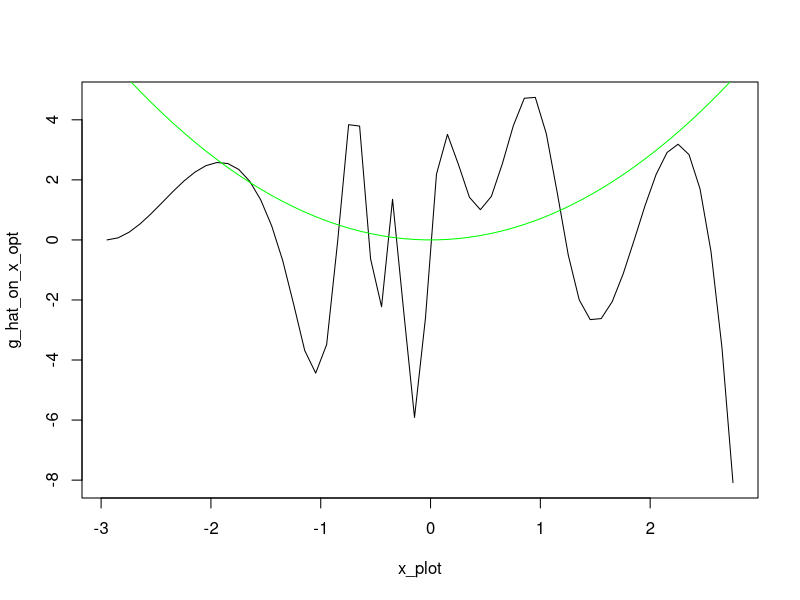
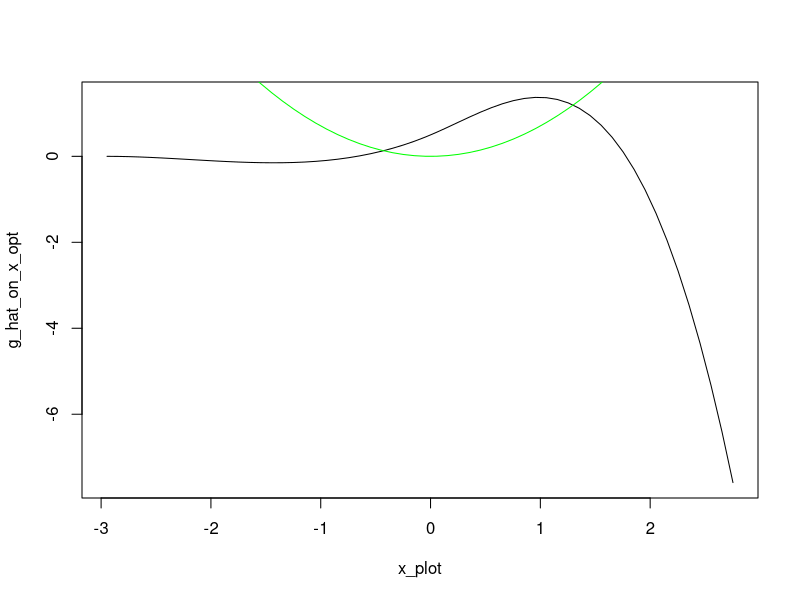

R code for these plots, in order:
#### Packages ####
library(splines)
library(MASS)
library(caret)
library(expm)

#### Estimate the gamma in the series estimation ####
kernel_functions <- function(x,ker='normal',knorm="sq")
{
  # Densities such as the integral of the square of the density is one if knorm is sq 
  # or such that the sd is one if knorm is sd.
  if (ker=='normal') 
  { 
    s <- switch(knorm,
                sd = 1,
                sq = 1/(2*sqrt(pi)))
    aux <- exp(- x^2 /(2*s^2)) / (sqrt(2*pi)*s)
  }
  if (ker=='triangle')
  {
    s <- switch(knorm,
                sd = sqrt(6),
                sq = (2/3))
    aux <- (s-abs(x))
    aux <- aux * (aux >0)/s^2
  }
  if (ker=='laplace')
  {
    s <- switch(knorm,
                sd = 1/sqrt(2),
                sq = 1/4)
    aux <- exp(-abs(x)/s)/(2*s)
  }
  return(aux)
}

create_W <- function(W, h=1 ,ker='normal',knorm="sq",remove=FALSE)
{
  #   ICM and smoothing matrix 
  #   If no bandwidth is provided for the function, h=1 is used  (no smoothing)
  #   The principle diagonal is replaced with zeros if remove = TRUE.
  n_w <- length(W)
  mat <- sapply(W,function(e) W - e*pracma::ones(n_w,1))
  wmat <-  kernel_functions(mat / h,ker=ker,knorm=knorm)/h; # kernel smoothing 
  # principle diagonal of the matrix replaced with zeros
  if (remove==TRUE) wmat <-  wmat - diag(diag(wmat))
  return(wmat/(n_w**2))
}

# splines
create_P_splines <- function(x, Z, J, degree){
  knots = quantile(Z, probs = seq(0, 1, length.out = J))
  return(bs(x, knots = knots, degree = degree, intercept = FALSE)[,1:length(knots)+degree-1])}

#trigo
p_j_trigo_0_1 <-function(j, J, z){
  a = 2*pi*j*z
  #print(a)
  if (j==1){
    return(1)
  }
  if (j%%2 == 0){
    cos_val = cos(a)
    return(sqrt(2)*cos_val)
  }
  else{
    sin_val = sin(a)
    return(sqrt(2)*sin_val)
  }
}

#hist
p_j_hist_0_1 <-function(j, J, z){
  l = length(z)
  if (l>1){
    res = rep(0, l)
    for (i in 1:l){
      if (z[i] >= (j - 1) / J && z[i] < j / J) {
        res[i] = sqrt(J)
      } else {
        res[i] = 0
      }
    }
    return(res)}
  else{
    if (z >= (j - 1) / J && z < j / J) {
      return(sqrt(J))
    } else{
      return(0)
    }
  }
}

# generalize for interval [a,b] : en fait ici on peut dire qu'on normalise Z entre 0 et 1
basis_a_b <-function(j, J, z, a, b, p_j_0_1){
  return(p_j_0_1(j,J,((z-a)/(b-a)))/sqrt(b-a))
}

# create P
create_P <- function(z_eval, J, Z, p_j, degree, spline_bool){
  n = length(Z)
  a = min(Z)
  b = max(Z)
  P = matrix(0, n, J)
  if (spline_bool == 0){
    for (j in 1:J){
      if (a!=b){
        for (i in 1:n){
          P[i,j] = basis_a_b(j, J, Z[i], a, b, p_j)}}
      else{
        P[i,j] = p_j(j, J, Z[i])
      }
    }
  }
  else{
    P <- create_P_splines(z_eval, Z, J, degree)
  }
  return(P)
}

# compute gamma_hat
estimation_gamma <- function(J, W, Z, Y, p_j, bool_splines, degree){
  n = length(Z)
  a = min(Z)
  b = max(Z)
  #compute Omega
  Omega <- create_W(W)
  
  #compute P
  P <- create_P(Z, J, Z, p_j, degree, bool_splines)
  
  #compute gamma
  gamma_step = t(P)%*%Omega%*%Y
  gamma_step_invert = solve(t(P)%*%Omega%*%P)
  gamma_hat = gamma_step_invert%*%gamma_step
  
  return(gamma_hat)
}

# Compute g_hat
g_hat <- function(z, J, p_j, gamma_hat, a, b){
  p_j_vector = rep(0, J)
  for (j in 1:J){
    p_j_vector[j] = basis_a_b(j, J, z, a, b, p_j)
  }
  return(sum(gamma_hat*p_j_vector))
}


#### Simulation 1 from Chen ####
g_sim_1 <- function(z, case){
  return(sin(4*z)*log(z))
}

simulate_data_1 <- function(data_param, g_sim, case){
  n = data_param[1]
  corr = data_param[2]
  
  U_V = mvrnorm(n, mu = c(0, 0), Sigma = matrix(c(1, corr, corr, 1),ncol = 2))
  
  U = U_V[,1]
  V = U_V[,2]
  X = rnorm(n, 0, 1)
  W = pnorm(X, 0, 1)
  D = rbinom(n, 1, 0.5)
  Z = pnorm(D*(X+V)+(1-D)*V)

  Y = g_sim(Z, none) + U
  
  return(list(U = U, V = V, X = X, W = W, D = D, Z = Z, Y = Y))
}

#data_param_1 = (n, corr)
n = 1250 #2500, 5000, 10 000
corr = 0.75
data_param_1 = c(n, corr)

simul_1 = simulate_data_1(data_param_1, g_sim_1, none) 


#### Simulation 2 from Chen ####
n = 1250 #2500, 5000, 10 000
Z = runif(n,0,1)
U = rnorm(n,0,1)
g_sim_2 <- function(z, case){
  return(sin(15*pi*z)*cos(z))
}

Y = g_sim_2(Z,none) + U

#attention ici pas d'instrument : à réfléchir




#### Simulation 3 #### 
simulate_data_3 <- function(data_param, g_sim, case){
  n = data_param[1]
  rhoev = data_param[2]
  rhowz = data_param[3]
  
  W = rnorm(n, 0, 1)
  V = rnorm(n, 0, 1)
  
  beta = sqrt((rhoev**2)/(1 - rhoev**2))
  Z = (beta*W + V)/sqrt(1+beta**2)
  
  eta = rnorm(n, 0, 1)
  a = sqrt((rhowz**2)/(1 - rhowz**2))
  eps = (a*V + eta)/sqrt(1+beta**2)
  
  Y = g_sim(Z,case) + eps
  
  return(list(W = W, V = V, Z = Z, Y = Y, eps = eps))
}

g_sim_3 <- function(x,case)  
{
  switch(case,  
         x,
         x^2/sqrt(2),
         sqrt(3*sqrt(3))*x*exp(-(x^2)/2),
         sqrt(3)*x*sin(pi*x/2),
         4*exp(-abs(x)) , 
         log(abs(x-1)+1)*ifelse(x>1,1,-1)*sqrt(10/3),
         sqrt(2)*x*cos(pi*x),
         (log(abs(x-1)+1)*ifelse(x>1,1,-1)*sqrt(10/3) - 0.6*x+ (x^3)*2)/8
  )
}


#n = 200 #or 400
#rhoev = 0.5 #0.8, 0.8
#rhowz = 0.9 #0.9, 0.7

data_param_3 = c(200, 0.5, 0.9)
simul_3 = simulate_data_3(data_param_3, g_sim_3, 2) #utilisent que le cas 2 et 3 dans le papier lapenta


#### Selection of J by cross-validation on M ####
calcul_M_g_hat <- function(gamma_hat, J, Z, Y, W, p_j_hat, bool_splines, degree){
  Omega <- create_W(W)
  M = 0 
  a = min(Z)
  b = max(Z)
  n = length(Z)
  g_hat_on_Z <- rep(0, n)
  if (bool_splines == 0){
    for (i in 1:n){
      g_hat_on_Z = g_hat(Z[i], J, p_j_hat, gamma_hat, a, b)
    }}
  else{
    basis <- create_P_splines(Z, Z, J, degree)
    g_hat_on_Z <- basis%*%gamma_hat
  }
  
  for (i in 1:n){
    for (j in 1:n){
      M = M + (Y[i] - g_hat_on_Z[i])*(Y[j] - g_hat_on_Z[j])*Omega[i,j]
    }
    return(M/(n**2))
  }}


calcul_M_true_g <- function(g, J, Z, Y, W){
  M = 0
  Omega <- create_W(W)
  for (i in 1:n){
    for (j in 1:n){
      M = M + (Y[i] - g(Z[i]))*(Y[j] - g(Z[j]))*Omega[i,j]
    }
    return(M/(n**2))
  }}

calcul_M_g_hat_test_sample <- function(g_hat_on_Z_test, Omega, n_test, Y_test){
  M = 0
  for (i in 1:n_test){
    for (j in 1:n_test){
      M = M + (Y_test[i] - g_hat_on_Z_test[i])*(Y_test[j] - g_hat_on_Z_test[j])*Omega[i,j]
    }
    return(M/(n_test**2))
  }}


#we want to minimize M so we choose J such that M is minimal
sample_train_test <- function(Z, Y, W, p_train){
  # Create a single data frame with all variables
  df <- data.frame(Z = Z, Y = Y, W = W)
  
  # Create bins based on the X variable (you can modify the binning logic if needed)
  bins <- cut(df$Z, breaks = 3, labels = FALSE)
  
  # Sample indices for the training set using bins for stratification
  index_train <- createDataPartition(bins, p = p_train, list = FALSE)
  
  # Indices for the validation set (complementary to train indices)
  index_val <- setdiff(seq_len(nrow(df)), index_train)
  
  # Create train and validation sets based on indices
  train_set <- df[index_train, ]
  val_set   <- df[index_val, ]
  
  # Return the training and validation sets
  return(list(
    Z_train = train_set$Z, Y_train = train_set$Y, W_train = train_set$W,
    Z_validation = val_set$Z, Y_validation = val_set$Y, W_validation = val_set$W
  ))
}

optimization_CV_M <- function(Z, W, Y, vect_J_to_test, p_train, p_j, bool_splines, degree, x_plot, case, true_g){
  gamma_hat_list <- vector("list", length(vect_J_to_test))
  a = min(Z)
  b = max(Z)
  M_values <- numeric(length(vect_J_to_test))
  n = length(Z)
  
  # split the data in training and test set
  sampled_data <- sample_train_test(Z, Y, W, p_train)
  Z_train <- sampled_data$Z_train
  Y_train <- sampled_data$Y_train
  W_train <- sampled_data$W_train
  Z_validation <- sampled_data$Z_validation
  Y_validation <- sampled_data$Y_validation
  W_validation <- sampled_data$W_validation
  n_train <- length(Z_train)
  
  # compute gamma_hat_train and g_hat_train for the training set
  for (j in 1:length(vect_J_to_test)){
    #compute gamma_hat_train
    gamma_hat <- estimation_gamma(vect_J_to_test[j],W_train,Z_train,Y_train,p_j, bool_splines, degree)
    gamma_hat_list[[j]] <- gamma_hat
    
    # compute the prediction of g_hat_train on the test set 
    n_val <- length(Z_validation)
    if (bool_splines == 0){ 
      g_hat_on_Z_val = rep(0, n_val)
      for (i in 1:n_val){
        g_hat_on_Z_val[i] <- g_hat(Z_validation[i], vect_J_to_test[j], p_j, gamma_hat, a, b)
      }}
    else{
      basis <- create_P_splines(Z_validation, Z_train, vect_J_to_test[j], degree)
      g_hat_on_Z_val <-  basis%*%gamma_hat
    }
    
    # compute M and store it 
    Omega_val <- create_W(W_validation)
    M_values[j] <- calcul_M_g_hat_test_sample(g_hat_on_Z_val, Omega_val, n_val, Y_validation)
  }
  
  # return J corresponding to the smallest MSE
  J_opt = vect_J_to_test[which.min(M_values)]
  print(c(M_values, J_opt))
  gamma_hat <- estimation_gamma(J_opt,W,Z,Y,p_j, bool_splines, degree)
  
  g_hat_on_x_opt = rep(0, length(x_plot))
  if (bool_splines == 0){ 
    for (i in 1:length(x_plot)){
      g_hat_on_x_opt[i] <- g_hat(x_plot[i], J_opt, p_j, gamma_hat, a, b)
    }}
  else{
    basis <- create_P_splines(x_plot, Z, J_opt, degree)
    g_hat_on_x_opt <- basis%*%gamma_hat
  }
  
  g_on_x = true_g(x_plot, case)
  plot(x_plot, g_hat_on_x_opt, type = 'l', col = 'black')
  lines(x_plot, g_on_x, type = 'l', col = 'green')
  
  return(J_opt)
  
}


#simulation 1 
#data_param_1 = c(1250, 0.75)
#simul_1 <- simulate_data_1(data_param_1, g_sim_1, none)
#vect_J_to_test = seq(3, 10, by = 1)
#x = seq(min(Z), max(Z), by = 0.1)
#optimization_CV_M(simul_1$Z, simul_1$W, simul_1$Y, vect_J_to_test, 0.6, p_j_trigo_0_1, 0, none, x, none, g_sim_1)

#vect_J_to_test = seq(3, 10, by = 1)
#x = seq(min(Z), max(Z), by = 0.1)
#optimization_CV_M(simul_1$Z, simul_1$W, simul_1$Y, vect_J_to_test, 0.6, none, 1, 3, x, none, g_sim_1)


#simulation 3 : avec base trigo, pas l'impression que ça fonctionne de ouf
data_param_3 = c(200, 0.5, 0.9)
simul_3 = simulate_data_3(data_param_3, g_sim_3, 2) 

#vect_J_to_test = seq(3, 20, by = 1)
#x = seq(min(Z), max(Z), by = 0.1)
#optimization_CV_M(simul_3$Z, simul_3$W, simul_3$Y, vect_J_to_test, 0.8, p_j_trigo_0_1, 0, none, x, 2, g_sim_3)

Z <- simul_3$Z
W <- simul_3$W
Y <- simul_3$Y
vect_J_to_test = seq(3, 20, by = 1)
x = seq(min(Z), max(Z), by = 0.1)
J_opt_CV_spline = optimization_CV_M(Z, W, Y, vect_J_to_test, 0.8, none, 1, 3, x, 2, g_sim_3)


#### Selection of J by cross-validation on the MSE ####
optimization_CV_MSE <- function(Z, W, Y, vect_J_to_test, p_train, p_j, bool_splines, degree, x_plot, case, true_g){
  gamma_hat_list <- vector("list", length(vect_J_to_test))
  a = min(Z)
  b = max(Z)
  MSE_values <- numeric(length(vect_J_to_test))
  n = length(Z)
  
  # split the data in training and test set
  sampled_data <- sample_train_test(Z, Y, W, p_train)
  Z_train <- sampled_data$Z_train
  Y_train <- sampled_data$Y_train
  W_train <- sampled_data$W_train
  Z_validation <- sampled_data$Z_validation
  Y_validation <- sampled_data$Y_validation
  W_validation <- sampled_data$W_validation
  n_train <- length(Z_train)
  
  # compute gamma_hat_train and g_hat_train for the training set
  for (j in 1:length(vect_J_to_test)){
    #compute gamma_hat_train
    gamma_hat <- estimation_gamma(vect_J_to_test[j],W_train,Z_train,Y_train,p_j, bool_splines, degree)
    gamma_hat_list[[j]] <- gamma_hat
    
    # compute the prediction of g_hat_train on the test set 
    n_val <- length(Z_validation)
    if (bool_splines == 0){ 
      g_hat_on_Z_val = rep(0, n_val)
      for (i in 1:n_val){
        g_hat_on_Z_val[i] <- g_hat(Z_validation[i], vect_J_to_test[j], p_j, gamma_hat, a, b)
      }}
    else{
      basis <- create_P_splines(Z_validation, Z_train, vect_J_to_test[j], degree)
      g_hat_on_Z_val <-  basis%*%gamma_hat
    }
    
    # compute MSE and store it
    MSE = sum((g_hat_on_Z_val - Z_validation)**2)
    MSE_values[j] = MSE
     }
  
  # return J corresponding to the smallest MSE
  J_opt = vect_J_to_test[which.min(MSE_values)]
  print(c(MSE_values, J_opt))
  gamma_hat <- estimation_gamma(J_opt,W,Z,Y,p_j, bool_splines, degree)
  
  g_hat_on_x_opt = rep(0, length(x_plot))
  if (bool_splines == 0){ 
    for (i in 1:length(x_plot)){
      g_hat_on_x_opt[i] <- g_hat(x_plot[i], J_opt, p_j, gamma_hat, a, b)
    }}
  else{
    basis <- create_P_splines(x_plot, Z, J_opt, degree)
    g_hat_on_x_opt <- basis%*%gamma_hat
  }
  
  g_on_x = true_g(x_plot, case)
  plot(x_plot, g_hat_on_x_opt, type = 'l', col = 'black')
  lines(x_plot, g_on_x, type = 'l', col = 'green')
  
  return(J_opt)
  
}

#simulation 1 
#data_param_1 = c(1250, 0.75)
#simul_1 <- simulate_data_1(data_param_1, g_sim_1, none)
#vect_J_to_test = seq(3, 10, by = 1)
#x = seq(min(Z), max(Z), by = 0.1)
#optimization_CV_MSE(simul_1$Z, simul_1$W, simul_1$Y, vect_J_to_test, 0.6, p_j_trigo_0_1, 0, none, x, none, g_sim_1)

#vect_J_to_test = seq(3, 10, by = 1)
#x = seq(min(Z), max(Z), by = 0.1)
#optimization_CV_MSE(simul_1$Z, simul_1$W, simul_1$Y, vect_J_to_test, 0.6, none, 1, 3, x, none, g_sim_1)


#simulation 3 
#data_param_3 = c(200, 0.5, 0.9)
#simul_3 = simulate_data_3(data_param_3, g_sim_3, 2) 

#vect_J_to_test = seq(3, 20, by = 1)
#x = seq(min(Z), max(Z), by = 0.1)
#optimization_CV_MSE(simul_3$Z, simul_3$W, simul_3$Y, vect_J_to_test, 0.8, p_j_trigo_0_1, 0, none, x, 2, g_sim_3)


#vect_J_to_test = seq(3, 20, by = 1)
#x = seq(min(Z), max(Z), by = 0.1)
J_opt_CV_MSE_splines = optimization_CV_MSE(Z, W, Y, vect_J_to_test, 0.8, none, 1, 3, x, 2, g_sim_3)




#### Selection of J by Lepski 1 (Comte) #### 

#### Lepski with bootstrap ####
calcul_s_J <- function(J, W, Z, Y, p_j, bool_splines, degree){
  n = length(W)
  
  Omega <- create_W(W)
  Phi <- create_P(Z, J, Z, p_j, degree, bool_splines)
  tPhi_Phi <- t(Phi)%*%Phi
  
  inverse_tPhi_Phi <- solve(tPhi_Phi)
  sqrt_inverse_tPhi_Phi <- sqrtm(inverse_tPhi_Phi)
  res_mat <- n*sqrt_inverse_tPhi_Phi%*%t(Phi)%*%Omega%*%Phi%*%sqrt_inverse_tPhi_Phi
  
  min_eigen_val <- min(eigen(res_mat)$values)
  
  return(min_eigen_val)}


compute_M_bootstrap <- function(J, W, Z, Y, p_j, bool_splines, degree){
  n = length(Z)
  #compute Omega
  Omega <- create_W(W)
  
  #compute P
  P <- create_P(Z, J, Z, p_j, degree, bool_splines)
  
  #compute gamma
  M_boot_step = t(P)%*%Omega
  M_boot_step_invert = solve(t(P)%*%Omega%*%P)
  M_boot = M_boot_step_invert%*%M_boot_step
  
  return(M_boot)
}


calcul_hat_g_on_Z <- function(j, Z, p_j, gamma_hat, a, b, Z_to_evaluate, degree, bool_splines){
  g_hat_on_x <- rep(0, length(Z_to_evaluate))
  if (bool_splines == 0){
    for (i in 1:length(Z_to_evaluate)){
      g_hat_on_Z <- g_hat(Z_to_evaluate[i], j, p_j, gamma_hat, a, b)
    }
  }
  else{
    basis <- create_P_splines(Z_to_evaluate, Z, j, degree)
    if (length(gamma_hat)>1){
    g_hat_on_Z <- basis%*%gamma_hat}
    else {
      g_hat_on_Z <- gamma_hat*sum(basis)
    }
  }
  return(g_hat_on_Z)
}


create_matrix_U <- function(u_j, u_j_prime){
  n = length(u_j)
  res_mat <- matrix(0, nrow = n, ncol = n)
  for (i in 1:n){
    res_mat[i,i] = u_j[i]*u_j_prime[i]
  }
  return(res_mat)
}
  
  
T_stat_D <- function(x_grid, Y, Z, W, p_j, degree, bool_splines, I_hat, w_vector, list_M_boot, matrix_sigma_all_j_all_x, matrix_all_u, matrix_sigma_all_j_j2_all_x){
  I_hat = sort(I_hat)
  length_I_hat = length(I_hat)
  
  diff_matrix_allx <- replicate(length(x_grid), matrix(0, length_I_hat, length_I_hat), simplify = FALSE)#matrice des diff de D_j
  matrix_ratio_allx <-  replicate(length(x_grid), matrix(0, length_I_hat, length_I_hat), simplify = FALSE)
  
  for (j_index in 1:length(I_hat)){
    j = I_hat[j_index]
    u_hat_j = matrix_all_u[j_index,] #chaque ligne correspond au vecteur des erreurs de prédiction pour J = valeur de la ligne
    u_star_j = u_hat_j*w_vector #on calcule le vecteur bootstrap
    
    P_j_on_x <- create_P(x_grid, j, Z, p_j, degree, bool_splines)
    D_j_star = P_j_on_x%*%list_M_boot[[j]]%*%u_star_j #vecteur de taille nx
    
    for (j_prime_index in j_index:length(I_hat)){
      j_prime = I_hat[j_prime_index]
      
      #compute u_star_j_prime
      u_hat_j_prime = matrix_all_u[j_prime_index,]
      u_star_j_prime = u_hat_j_prime*w_vector
      
      #compute D_j_prime sur les x
      P_j_prime_on_x <- create_P(x_grid, j_prime, Z, p_j, degree, bool_splines)
      D_j_prime_star = P_j_prime_on_x%*%list_M_boot[[j_prime]]%*%u_star_j_prime #vecteur de taille x
    }
    
    #Stockage des résultats
    for (x_index in 1:length(x_grid)){
      diff_matrix_allx[[x_index]][j_index, j_prime_index] =abs(D_j_prime_star[x_index] - D_j_star[x_index]) 
      
      sigma_j_x = matrix_sigma_all_j_all_x[j_index, x_index]
      sigma_j_prime_x = matrix_sigma_all_j_all_x[j_prime_index, x_index]
      sigma_j_j_prime_x = matrix_sigma_all_j_j2_all_x[[x_index]][j_index, j_prime_index]
      sigma_val_x = sigma_j_x + sigma_j_prime_x - 2*sigma_j_j_prime_x
      
      if (sigma_val_x !=0){ #attention on a des sigma = 0 (bizarre) et donc pb
        matrix_ratio_allx[[x_index]][j_index, j_prime_index] = diff_matrix_allx[[x_index]][j_index,j_prime_index]/sqrt(sigma_val_x)
      }}  
    vec_max <- rep(0, length(x_grid))
    for (x_index in 1:length(x_grid)){
      vec_max[x_index] = max(matrix_ratio_allx[[x_index]])
    }
    
    return(max(vec_max))}}


compute_J_hat <- function(theta_star, I_hat, x_grid, p_j, matrix_gamma, matrix_sigma_all_j_all_x, matrix_sigma_all_j_j2_all_x){
  j_index = 1
  J = I_hat[j_index]
  ratio = calcul_ratio(J, j_index, I_hat, x_grid, p_j, matrix_gamma, matrix_sigma_all_j_all_x, matrix_sigma_all_j_j2_all_x)
  while (ratio > 1.1*theta_star){
    j_index = j_index + 1 
    J = I_hat[j_index]
    ratio = calcul_ratio(J, j_index, I_hat, x_grid, p_j, matrix_gamma, matrix_sigma_all_j_all_x, matrix_sigma_all_j_j2_all_x)
  }
  
  return(J)
}

calcul_ratio <- function(J, J_index, I_hat, x_grid, p_j, matrix_gamma, matrix_sigma_all_j_all_x, matrix_sigma_all_j_j2_all_x){
  length_I_hat = length(I_hat)
  res_mat <- matrix(0, length_I_hat, length(x_grid))
  
  P_j_on_x <- create_P(x_grid, J, Z, p_j, degree, bool_splines) #on crée la base pour J donné
  if (J>1){
    g_hat_J_x <- P_j_on_x%*%matrix_gamma[J_index,][1:J]
  }else{
    g_hat_J_x <- matrix_gamma[J_index,][1:J]*P_j_on_x}
  
  
  sigma_J_vect <- matrix_sigma_all_j_all_x[J_index,]
  
  for (J_prime_index in J_index:length(I_hat)){
    J_prime = I_hat[J_prime_index]
    P_j_prime_on_x <- create_P(x_grid, J_prime, Z, p_j, degree, bool_splines)
    if (J>1){
      g_hat_J_prime_x <- P_j_prime_on_x%*%matrix_gamma[J_prime_index,][1:J_prime]
    }else{
      g_hat_J_prime_x <- matrix_gamma[J_index,][1:J_prime]*P_j_prime_on_x}
    
    sigma_J_prime_vect <- matrix_sigma_all_j_all_x[J_prime_index,]
    for (x_index in 1:length(x_grid)){
      sigma_J_J_prime <- abs(matrix_sigma_all_j_all_x[J_index,x_index]^{2} + matrix_sigma_all_j_all_x[J_prime_index,x_index]^{2} - 2*matrix_sigma_all_j_j2_all_x[[x_index]][J_index, J_prime_index])
      denom = sqrt(sigma_J_J_prime)
      if (denom!=0){
        res_mat[J_prime_index, x_index] = abs(g_hat_J_prime_x[x_index] - g_hat_J_x[x_index])/(denom)
      }}
  }
  return(max(res_mat))
}

valid_dim <- function(J){
  if (J>0){
    return(TRUE)
  }
  else{
    return(FALSE)
  }
  
}

lepski_bootstrap <- function(n_boot,valid_dim,x_grid, W, Z, Y, p_j, bool_splines, degree){
  n = length(W)
  
  #code fonctionne mais pb ça ne s'arrête pas... définir un J_max à la main en attendant, leur critère n'est peut-être pas le bon pour nous
  #s_1 = 1/calcul_s_J(1, W, Z, Y, p_j, bool_splines, degree)
  #s_2 = 1/calcul_s_J(2, W, Z, Y, p_j, bool_splines, degree)
  #prev_ratio = s_1*1*sqrt(log(1))/sqrt(n) 
  #new_ratio = s_2*2*sqrt(log(2))/sqrt(n)
  
  #if ((prev_ratio <= 10 && new_ratio > 10)) {
  #  J = 2
  #} else {
  #  J = 2
  #  while (!(prev_ratio <= 10 && new_ratio > 10)) {
  #    print(c(prev_ratio, new_ratio))
  #    J = J + 1
      
      # Look for a valid J
  #    while (!valid_dim(J)) {  
  #      J = J + 1}
      
      # Calculate s_hat_J and update ratios
  #    s_hat_J = calcul_s_J(J, W, Z, Y, p_j, bool_splines, degree)
  #    prev_ratio = new_ratio
  #    new_ratio = s_hat_J * J * sqrt(log(J)) / sqrt(n)
  #  }
  #}
  
  #J_max = J
  J_max = 20 #arbitraire pour l'instant
  
  #create I_hat
  I_hat = seq(as.integer(0.1 * (log(J_max)^2))+1, as.integer(J_max), by = 1) #on commence au moins à 2 parce que 1 c'est pas une bonne solution
  I_hat = sort(I_hat[sapply(I_hat,valid_dim)]) #select only the valid dimensions
  length_I_hat = length(I_hat)
  
  
  # estimate the models (ie the gamma_J and M_boot for all J)
  matrix_gamma = matrix(0, nrow = length_I_hat, ncol = length_I_hat)
  list_M_boot <- list()
  for (j_index in 1:length_I_hat){
    j = I_hat[j_index]
    M_boot_j <- compute_M_bootstrap(j, W, Z, Y, p_j, bool_splines, degree)
    list_M_boot[[j_index]] <- M_boot_j
    
    gamma_J <- M_boot_j%*%Y
    gamma_J_zeros <- c(gamma_J, rep(0, length_I_hat - j)) #add zeros for good dimension
    matrix_gamma[j_index,] = gamma_J_zeros #ATTENTION ! prendre que les J premiers termes dans les prochains algos pour pas prendre les zéros!!!
  }
  
  
  #draw the w_i
  W_boot_matrix <- matrix(rnorm(n_boot * n, mean = 0, sd = 1), nrow = n_boot, ncol = n)
  
  #compute the sigma_J(x) for all values of J and all values of x
  matrix_sigma_all_j_all_x <- matrix(0, nrow = length_I_hat, ncol = length(x_grid))
  matrix_all_u <- matrix(0, nrow = length_I_hat, ncol = n) #n number of data points (ie length(Z))
  for (j_index in 1:length_I_hat){
    j = I_hat[j_index]
    h_hat_j_on_Z = calcul_hat_g_on_Z(j, Z, p_j, matrix_gamma[j_index,1:j], a, b, Z, degree, bool_splines)
    u_hat_j = Y - h_hat_j_on_Z 
    matrix_all_u[j_index,] = u_hat_j
    
    P_j_on_x <- create_P(x_grid, j, Z, p_j, degree, bool_splines) #create for all x_grid
    U_j_j <- create_matrix_U(u_hat_j, u_hat_j) 
    middle_matrix <- list_M_boot[[j_index]]%*%U_j_j%*%t(list_M_boot[[j_index]]) #ok
    
    vec_sigma_j <- rep(0, length(x_grid))
    if (length(middle_matrix)>1){
      for (x_index in 1:length(x_grid)){
        vec_sigma_j[x_index] <- P_j_on_x[x_index,]%*%(middle_matrix)%*%P_j_on_x[x_index,]
      }
    }
    else{
      for (x_index in 1:length(x_grid)){
        vec_sigma_j[x_index] = middle_matrix*P_j_on_x[x_index]^{2}
      }
    }
    matrix_sigma_all_j_all_x[j_index,] = vec_sigma_j #ligne j prend les valeurs des sigma_j(x) pour toutes les valeurs de x_grid
  }

  #compute the sigma_J,J_2(x) for all values of x
  matrix_sigma_all_j_j2_all_x <- replicate(length(x_grid), matrix(0, length_I_hat, length_I_hat), simplify = FALSE)
  for (j_index in 1:length_I_hat){
    j = I_hat[j_index]
    P_j_on_x <- create_P(x_grid, j, Z, p_j, degree, bool_splines)
    
    for (j_prime_index in (j_index):length_I_hat){
      j_prime = I_hat[j_prime_index]
      
      #calcul de sigma_j,jprime(x) pour tous les x_grid et ensuite on met dans les matrices
      U_j_jp <- create_matrix_U(matrix_all_u[j_index,], matrix_all_u[j_prime_index,])
      P_j_prime_on_x <- create_P(x_grid, j_prime, Z, p_j, degree, bool_splines)
      
      middle_matrix <- list_M_boot[[j_index]]%*%U_j_jp%*%t(list_M_boot[[j_prime_index]])
      
      if (j == 1 && j_prime == 1){
        vec_sigma_j_jprime <- rep(0, length(x_grid))
        for (x_index in 1:length(x_grid)){
          vec_sigma_j_jprime[x_index] = middle_matrix*P_j_on_x[x_index]*P_j_prime_on_x[x_index]
          matrix_sigma_all_j_j2_all_x[[x_index]][j_index, j_prime_index] = vec_sigma_j_jprime[x_index]
        }
      }
      if (j == 1 && j_prime >1){
        vec_sigma_j_jprime <- rep(0, length(x_grid))
        for (x_index in 1:length(x_grid)){
          vec_sigma_j_jprime[x_index] = P_j_on_x[x_index]*(middle_matrix%*%P_j_prime_on_x[x_index,])
          matrix_sigma_all_j_j2_all_x[[x_index]][j_index, j_prime_index] = vec_sigma_j_jprime[x_index]
        }
      }
      if (j>1 && j_prime == 1){
        vec_sigma_j_jprime <- rep(0, length(x_grid))
        for (x_index in 1:length(x_grid)){
          vec_sigma_j_jprime[x_index] = (P_j_on_x[x_index,]%*%middle_matrix)*P_j_prime_on_x[x_index]
          matrix_sigma_all_j_j2_all_x[[x_index]][j_index, j_prime_index] = vec_sigma_j_jprime[x_index]
        }
      }
      if (j>1 && j_prime >1){
        vec_sigma_j_jprime <- rep(0, length(x_grid))
        for (x_index in 1:length(x_grid)){
          vec_sigma_j_jprime[x_index] = P_j_on_x[x_index,]%*%(middle_matrix)%*%P_j_prime_on_x[x_index,]
          matrix_sigma_all_j_j2_all_x[[x_index]][j_index, j_prime_index] = vec_sigma_j_jprime[x_index]
        }
      }
    }}
  
  
  #compute the T stat for each draw of w
  T_i = rep(0, n_boot)
  for (i in 1:n_boot){
    T_i[i] = T_stat_D(x_grid, Y, Z, W, p_j, degree, bool_splines, I_hat, W_boot_matrix[i,], list_M_boot, matrix_sigma_all_j_all_x, matrix_all_u, matrix_sigma_all_j_j2_all_x) 
  }
  alpha = min(0.5, sqrt(log(J_max)/J_max))
  theta = quantile(T_i, probs = 1 - alpha)
  
  J_n_hat = I_hat[length(I_hat)-1] #on prend l'avant dernier pour être le plus petit strict
  #à peu près ok jusqu'ici
  
  
  J_hat = compute_J_hat(theta,I_hat, x_grid, p_j, matrix_gamma, matrix_sigma_all_j_all_x, matrix_sigma_all_j_j2_all_x)
  
  J_tilde = min(J_hat, J_n_hat)
  
  return(J_tilde)
}

#tests
n_boot = 100
bool_splines = 1
degree = 3
J_opt_lepski_splines = lepski_bootstrap(n_boot,valid_dim,x, W, Z, Y, none, bool_splines, degree) #ok fonctionne avec splines







#### Selection of J by Lepski 2 (Chen) #### 
lepski_chen <- function(c_0,W,Z,Y,p_j,bool_splines,degree, valid_dim){
  n = length(W)
  
  #s_1 = 1/calcul_s_J(1, W, Z, Y, p_j, bool_splines, degree)
  #s_2 = 1/calcul_s_J(2, W, Z, Y, p_j, bool_splines, degree)
  #prev_ratio = s_1*1*sqrt(log(1))/sqrt(n) 
  #new_ratio = s_2*2*sqrt(log(2))/sqrt(n)
  
  #if ((prev_ratio <= 10 && new_ratio > 10)) {
  #  J = 2
  #} else {
  #  J = 2
  #  while (!(prev_ratio <= 10 && new_ratio > 10)) {
  #    print(c(prev_ratio, new_ratio))
  #    J = J + 1
  
  # Look for a valid J
  #    while (!valid_dim(J)) {  
  #      J = J + 1}
  
  # Calculate s_hat_J and update ratios
  #    s_hat_J = calcul_s_J(J, W, Z, Y, p_j, bool_splines, degree)
  #    prev_ratio = new_ratio
  #    new_ratio = s_hat_J * J * sqrt(log(J)) / sqrt(n)
  #  }
  #}
  
  #J_max = J
  
  J_max = 20 
  
  I_hat = seq(as.integer(0.1 * (log(J_max)^2))+1, as.integer(J_max), by = 1) #on commence au moins à 2 parce que 1 c'est pas une bonne solution
  I_hat = sort(I_hat[sapply(I_hat,valid_dim)]) #select only the valid dimensions
  length_I_hat = length(I_hat)
  
  j_index = 1
  J = I_hat[j_index]
  condition = FALSE
  while ((J<=J_max && condition = FALSE)){
    gamma_J <- estimation_gamma(J,W,Z,Y,p_j, bool_splines, degree)
    V_J = V_hat_J(J)
    for (j_prime_index in j_index:J_max){
      gamma_J_prime <- estimation_gamma(J_prime,W,Z,Y,p_j, bool_splines, degree)
      V_J_prime = V_hat_J(J_prime)
      
      a = difference_norm(gamma_J, gamma_J_prime, J, J_prime, Z, p_j, bool_splines, degree, x_grid)
      b = c_0*(V_J + V_J_prime)}
    
    if(a<b){
      condition = TRUE}
    else{
      condition = FALSE
    }  
    
    j_index = j_index + 1
    J = I_hat[j_index]
    
    
  }
  J_opt = J
  return(J_opt)
  }
  
  
  # à faire à partir d'ici
  #while (J %in% I_hat && condition == FALSE){
  #  for (J_prime in I_hat){
  #    if (J_prime>J){
  #      #compute g_J and g_J'
  #      gamma_J <- estimation_gamma(J,W,Z,Y,p_j, bool_splines, degree)
  #      gamma_J_prime <- estimation_gamma(J_prime,W,Z,Y,p_j, bool_splines, degree)
        
        #compute V_hat(J) and V_hat(J')
  #      V_J = V_hat_J(J)
  #      V_J_prime = V_hat_J(J_prime)
        
        #compute |g_J - g_J'| (a)
   #     a = difference_norm(g_J, g_J_prime)
        
        #compute c_0(V_hat(J)+V_hat(J')) (b)
   #     b = c_0*(V_J + V_J_prime)
        
   #     if(a<b){
   #        condition = TRUE}
   #     else{
   #       condition = FALSE
   #     }  
   #     index = index + 1
   #     J = I_hat[index]
   #   }
   #   else{
   # #    index = index + 1
    #    J = I_hat[index]
    #  }}}
 # J_opt = J
 # return(J_opt)}




V_hat_J <- function(J, n, s_J_hat){
  return (sqrt(log(n)/n)/s_J_hat) #the one in our case 
}

difference_norm <- function(g_J, g_J_prime){
  # TO DO
}
